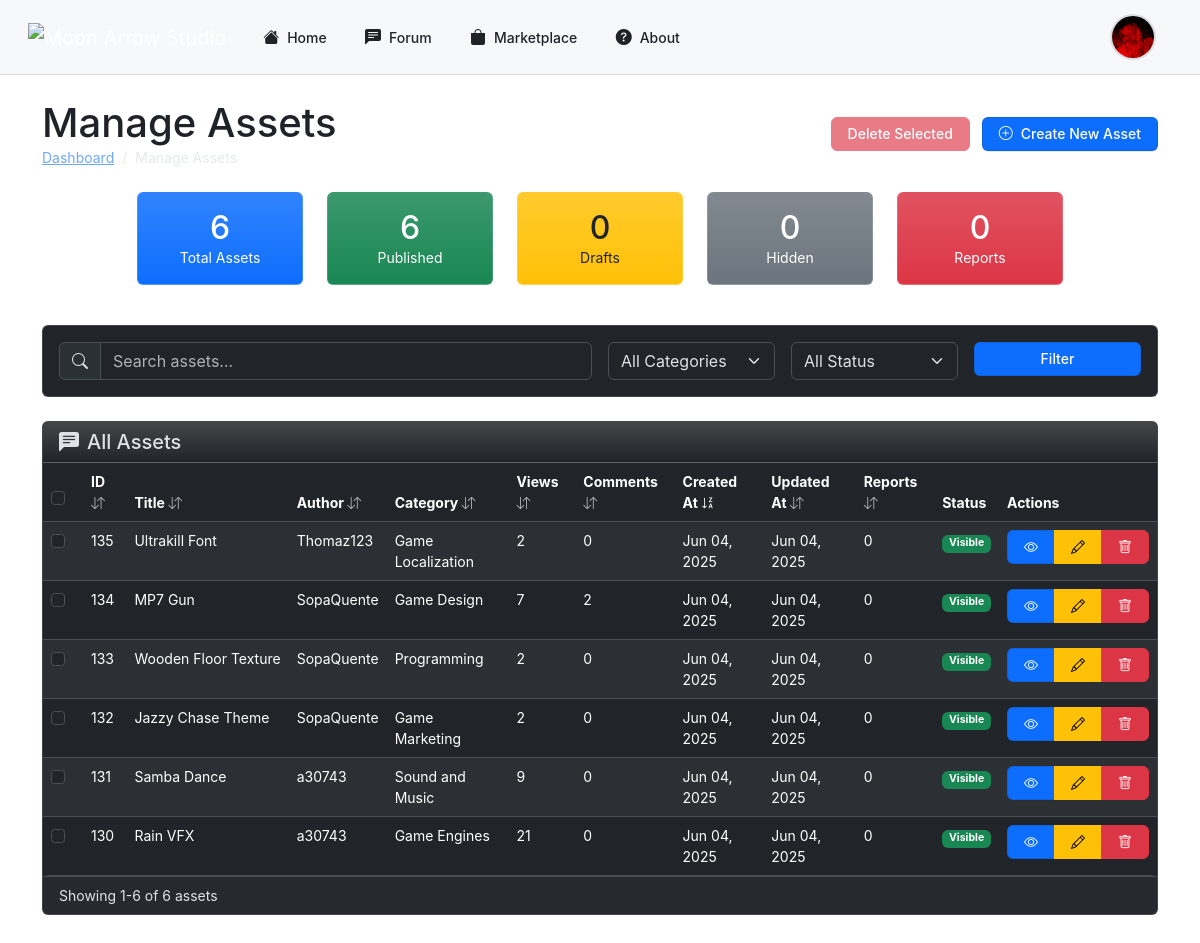
The app's page /php/admin/manage_assets.php (signed in) with its own data.
### tables this page shows
CREATE TABLE IF NOT EXISTS `assets` (
  `id` int NOT NULL AUTO_INCREMENT,
  `title` varchar(255) NOT NULL,
  `content` text NOT NULL,
  `category_id` int NOT NULL,
  `hashtags` text,
  `images` text,
  `created_at` timestamp NULL DEFAULT CURRENT_TIMESTAMP,
  `videos` text,
  `user_id` int NOT NULL,
  `upvotes` int DEFAULT '0',
  `downvotes` int DEFAULT '0',
  `preview_image` varchar(255) DEFAULT NULL,
  `asset_file` varchar(255) DEFAULT NULL,
  `status` enum('published','draft','hidden') NOT NULL DEFAULT 'published',
  `views` int DEFAULT '0',
  `updated_at` timestamp NULL DEFAULT CURRENT_TIMESTAMP ON UPDATE CURRENT_TIMESTAMP,
  `reported_count` int DEFAULT '0',
  `asset_type` text NOT NULL,
  PRIMARY KEY (`id`),
  KEY `fk_posts_categories` (`category_id`),
  KEY `fk_user_id` (`user_id`)
);

CREATE TABLE IF NOT EXISTS `users` (
  `user_id` int NOT NULL AUTO_INCREMENT,
  `username` varchar(50) NOT NULL,
  `email` varchar(100) NOT NULL,
  `password` varchar(255) NOT NULL,
  `role` enum('admin','user') DEFAULT 'user',
  `created_at` datetime DEFAULT CURRENT_TIMESTAMP,
  `profile_picture` varchar(255) DEFAULT NULL,
  `banner` varchar(255) DEFAULT NULL,
  `description` text,
  `status` enum('active','suspended') NOT NULL DEFAULT 'active',
  `youtube` varchar(255) DEFAULT NULL,
  `linkedin` varchar(255) DEFAULT NULL,
  `twitter` varchar(255) DEFAULT NULL,
  `instagram` varchar(255) DEFAULT NULL,
  `github` varchar(255) DEFAULT NULL,
  `portfolio` varchar(255) DEFAULT NULL,
  `reported_count` int NOT NULL DEFAULT '0',
  `follow_notifications` tinyint(1) NOT NULL DEFAULT '1',
  `asset_comment_notifications` tinyint(1) NOT NULL DEFAULT '1',
  `reply_notifications` tinyint(1) NOT NULL DEFAULT '1',
  `notification_frequency` enum('instant','hourly','daily','weekly') NOT NULL DEFAULT 'instant',
  `email_updates` tinyint(1) NOT NULL DEFAULT '1',
  `comment_notifications` tinyint(1) NOT NULL DEFAULT '1',
  PRIMARY KEY (`user_id`),
  UNIQUE KEY `username` (`username`),
  UNIQUE KEY `email` (`email`)
);

CREATE TABLE IF NOT EXISTS `categories` (
  `id` int NOT NULL AUTO_INCREMENT,
  `name` varchar(100) NOT NULL,
  PRIMARY KEY (`id`)
);

### php/admin/manage_assets.php (the view, shortened to what this page needs)
<?php
function getSortIcon($column) {
    global $sortBy, $sortOrder;
    if ($sortBy !== $column) {
        return '<i class="bi bi-arrow-down-up text-muted"></i>';
    } else if ($sortOrder === 'ASC') {
        return '<i class="bi bi-sort-alpha-down"></i>';
    } else {
        return '<i class="bi bi-sort-alpha-down-alt"></i>';
    }
}
require_once '../db_connect.php';
$page = isset($_GET['page']) ? (int)$_GET['page'] : 1;
$limit = isset($_GET['limit']) ? (int)$_GET['limit'] : 10;
$offset = ($page - 1) * $limit;
$search = isset($_GET['search']) ? $_GET['search'] : '';
$sortBy = isset($_GET['sort']) ? $_GET['sort'] : 'created_at';
$sortOrder = isset($_GET['order']) ? $_GET['order'] : 'DESC';
$query = "SELECT p.id, p.title, p.content, p.status, p.views, p.created_at, p.updated_at, p.reported_count,
                 u.user_id, u.username, c.id as category_id, c.name as category_name,
                 (SELECT COUNT(*) FROM comments_asset WHERE asset_id = p.id) as comments_count
          FROM assets p
          JOIN users u ON p.user_id = u.user_id
          LEFT JOIN categories c ON p.category_id = c.id
          WHERE 1=1";
$params = [];
$types = "";
$countQuery = "SELECT COUNT(*) as total
               FROM assets p
               JOIN users u ON p.user_id = u.user_id
               LEFT JOIN categories c ON p.category_id = c.id
               WHERE 1=1";
$stmt = $conn->prepare($countQuery);
$stmt->execute();
$result = $stmt->get_result();
$totalRecords = $result->fetch_assoc()['total'];
$query .= " ORDER BY $sortBy $sortOrder LIMIT ? OFFSET ?";
$params[] = $limit;
$params[] = $offset;
$types .= "ii";
$stmt = $conn->prepare($query);
$stmt->bind_param($types, ...$params);
$stmt->execute();
$result = $stmt->get_result();
$assets = [];
while ($row = $result->fetch_assoc()) {
    $assets[] = $row;
}
$statsQuery = "SELECT
    COUNT(*) as total_posts,
    SUM(CASE WHEN status = 'published' THEN 1 ELSE 0 END) as published_count,
    SUM(CASE WHEN status = 'draft' THEN 1 ELSE 0 END) as draft_count,
    SUM(CASE WHEN status = 'hidden' THEN 1 ELSE 0 END) as hidden_count,
    SUM(reported_count) as total_reports
    FROM assets";
$statsResult = $conn->query($statsQuery);
$post_stats = $statsResult->fetch_assoc();
?>
<!DOCTYPE html>
<html lang="en" data-bs-theme="dark">
<head>
    <link rel="stylesheet" href="https://cdn.jsdelivr.net/npm/bootstrap-icons@1.11.3/font/bootstrap-icons.min.css">
    <link rel="stylesheet" href="https://cdn.jsdelivr.net/npm/bootstrap@5.3.3/dist/css/bootstrap.min.css">
</head>
<body>
    <?php include('../header.php'); ?>
    <div class="container py-4">
    <div class="d-flex justify-content-between align-items-center mb-4">
    <div>
        <h1 class="mb-0">Manage Assets</h1>
        <nav aria-label="breadcrumb">
            <ol class="breadcrumb mb-0">
                <li class="breadcrumb-item"><a href="dashboard.php">Dashboard</a></li>
                <li class="breadcrumb-item active" aria-current="page">Manage Assets</li>
            </ol>
        </nav>
    </div>
    <div>
        <button id="bulkDeleteBtn" class="btn btn-danger me-2" disabled>
            Delete Selected
        </button>
        <a href="../marketplace.php" class="btn btn-primary">
            <i class="bi bi-plus-circle me-2"></i>Create New Asset
        </a>
    </div>
</div>
        <div class="row mb-4 d-flex justify-content-center">
            <div class="col-md-2 mb-3">
                <div class="card stats-card bg-primary bg-gradient text-white">
                    <div class="card-body text-center">
                        <h3 class="fs-2 mb-0"><?php echo $post_stats['total_posts']; ?></h3>
                        <p class="mb-0">Total Assets</p>
                    </div>
                </div>
            </div>
            <div class="col-md-2 mb-3">
                <div class="card stats-card bg-success bg-gradient text-white">
                    <div class="card-body text-center">
                        <h3 class="fs-2 mb-0"><?php echo $post_stats['published_count']; ?></h3>
                        <p class="mb-0">Published</p>
                    </div>
                </div>
            </div>
            <div class="col-md-2 mb-3">
                <div class="card stats-card bg-warning bg-gradient text-dark">
                    <div class="card-body text-center">
                        <h3 class="fs-2 mb-0"><?php echo $post_stats['draft_count']; ?></h3>
                        <p class="mb-0">Drafts</p>
                    </div>
                </div>
            </div>
            <div class="col-md-2 mb-3">
                <div class="card stats-card bg-secondary bg-gradient text-white">
                    <div class="card-body text-center">
                        <h3 class="fs-2 mb-0"><?php echo $post_stats['hidden_count']; ?></h3>
                        <p class="mb-0">Hidden</p>
                    </div>
                </div>
            </div>
            <div class="col-md-2 mb-3">
            <div class="card stats-card bg-danger bg-gradient text-white">
                <div class="card-body text-center">
                    <h3 class="fs-2 mb-0"><?php echo $post_stats['total_reports']; ?></h3>
                    <p class="mb-0">Reports</p>
                </div>
            </div>
</div>
        </div>
        <div class="card mb-4">
            <div class="card-body">
                <form method="GET" class="row g-3">
                    <div class="col-md-6">
                        <div class="input-group">
                            <span class="input-group-text"><i class="bi bi-search"></i></span>
                            <input type="text" class="form-control" placeholder="Search assets..." name="search" value="<?php echo htmlspecialchars($search); ?>">
                        </div>
                    </div>
                    <div class="col-md-2">
                        <select class="form-select" name="category">
                            <option value="0">All Categories</option>
                        </select>
                    </div>
                    <div class="col-md-2">
                        <select class="form-select" name="status">
                            <option value="">All Status</option>
                        </select>
                    </div>
                    <div class="col-md-2">
                        <button type="submit" class="btn btn-primary w-100">Filter</button>
                    </div>
                </form>
            </div>
        </div>
        <div class="card mb-4">
            <div class="card-header bg-dark bg-gradient">
                <h5 class="mb-0"><i class="bi bi-chat-left-text-fill me-2"></i>All Assets</h5>
            </div>
            <div class="card-body p-0">
                <div class="table-responsive">
                <table class="table table-hover table-striped mb-0">
                    <thead>
                        <tr>
                            <th width="40">
                                <div class="form-check">
                                    <input class="form-check-input" type="checkbox" id="selectAll">
                                </div>
                            </th>
                            <th class="cursor-pointer" onclick="changeSort('id')">
                                ID <?php echo getSortIcon('id'); ?>
                            </th>
                            <th class="cursor-pointer" onclick="changeSort('title')">
                                Title <?php echo getSortIcon('title'); ?>
                            </th>
                            <th class="cursor-pointer" onclick="changeSort('username')">
                                Author <?php echo getSortIcon('username'); ?>
                            </th>
                            <th class="cursor-pointer" onclick="changeSort('category_name')">
                                Category <?php echo getSortIcon('category_name'); ?>
                            </th>
                            <th class="cursor-pointer" onclick="changeSort('views')">
                                Views <?php echo getSortIcon('views'); ?>
                            </th>
                            <th class="cursor-pointer" onclick="changeSort('comments_count')">
                                Comments <?php echo getSortIcon('comments_count'); ?>
                            </th>
                            <th class="cursor-pointer" onclick="changeSort('created_at')">
                                Created At <?php echo getSortIcon('created_at'); ?>
                            </th>
                            <th class="cursor-pointer" onclick="changeSort('updated_at')">
                                Updated At <?php echo getSortIcon('updated_at'); ?>
                            </th>
                            <th class="cursor-pointer" onclick="changeSort('reported_count')">
                                Reports <?php echo getSortIcon('reported_count'); ?>
                            </th>
                            <th>Status</th>
                            <th class="actions-column">Actions</th>
                        </tr>
                    </thead>
                    <tbody>
                        <?php if (count($assets) > 0): ?>
                            <?php foreach ($assets as $asset): ?>
                                <tr>
                                    <td>
                                        <div class="form-check">
                                            <input class="form-check-input asset-select" type="checkbox" value="<?php echo $asset['id']; ?>">
                                        </div>
                                    </td>
                                    <td><?php echo $asset['id']; ?></td>
                                    <td class="truncate-text"><?php echo htmlspecialchars($asset['title']); ?></td>
                                    <td><?php echo htmlspecialchars($asset['username']); ?></td>
                                    <td><?php echo htmlspecialchars($asset['category_name'] ?? 'Uncategorized'); ?></td>
                                    <td><?php echo $asset['views']; ?></td>
                                    <td><?php echo $asset['comments_count']; ?></td>
                                    <td><?php echo date('M d, Y', strtotime($asset['created_at'])); ?></td>
                                    <td><?php echo date('M d, Y', strtotime($asset['updated_at'])); ?></td>
                                    <td><?php echo $asset['reported_count']; ?></td>
                                    <td>
                                        <?php if ($asset['status'] === 'published'): ?>
                                            <span class="badge bg-success">Visible</span>
                                        <?php else: ?>
                                            <span class="badge bg-secondary">Hidden</span>
                                        <?php endif; ?>
                                    </td>
                                    <td class="actions-column">
                                        <div class="btn-group btn-group-sm">
                                            <a href="<?php echo $baseUrl; ?>php/view_asset.php?id=<?php echo $asset['id']; ?>" class="btn btn-primary" title="View">
                                                <i class="bi bi-eye"></i>
                                            </a>
                                            <a href="edit_asset.php?id=<?php echo $asset['id']; ?>" class="btn btn-warning" title="Edit">
                                                <i class="bi bi-pencil"></i>
                                            </a>
                                            <button class="btn btn-danger delete-asset" data-bs-toggle="modal" data-bs-target="#deletePostModal" data-asset-id="<?php echo $asset['id']; ?>" data-asset-title="<?php echo htmlspecialchars($asset['title']); ?>" title="Delete">
                                                <i class="bi bi-trash"></i>
                                            </button>
                                        </div>
                                    </td>
                                </tr>
                            <?php endforeach; ?>
                        <?php else: ?>
                            <tr>
                                <td colspan="12" class="text-center py-4">No assets found matching your criteria.</td>
                            </tr>
                        <?php endif; ?>
                    </tbody>
                </table>
                </div>
            </div>
            <div class="card-footer">
                <div class="d-flex justify-content-between align-items-center">
                    <div>
                        Showing <?php echo min(($page - 1) * $limit + 1, $totalRecords); ?>-<?php echo min($page * $limit, $totalRecords); ?> of <?php echo $totalRecords; ?> assets
                    </div>
                </div>
            </div>
        </div>
    </div>
</body>
</html>

### records on screen
assets: id "135", title "Ultrakill Font", user.username "Thomaz123", categories.name "Game Localization", views "2", comments_count "0", created_at "Jun 04, 2025", updated_at "Jun 04, 2025", reported_count "0", status "Visible"
assets: id "134", title "MP7 Gun", user.username "SopaQuente", categories.name "Game Design", views "7", comments_count "2", created_at "Jun 04, 2025", updated_at "Jun 04, 2025", reported_count "0", status "Visible"
assets: id "133", title "Wooden Floor Texture", user.username "SopaQuente", categories.name "Programming", views "2", comments_count "0", created_at "Jun 04, 2025", updated_at "Jun 04, 2025", reported_count "0", status "Visible"
assets: id "132", title "Jazzy Chase Theme", user.username "SopaQuente", categories.name "Game Marketing", views "2", comments_count "0", created_at "Jun 04, 2025", updated_at "Jun 04, 2025", reported_count "0", status "Visible"
assets: id "131", title "Samba Dance", user.username "a30743", categories.name "Sound and Music", views "9", comments_count "0", created_at "Jun 04, 2025", updated_at "Jun 04, 2025", reported_count "0", status "Visible"
assets: id "130", title "Rain VFX", user.username "a30743", categories.name "Game Engines", views "21", comments_count "0", created_at "Jun 04, 2025", updated_at "Jun 04, 2025", reported_count "0", status "Visible"

### other values on screen
$post_stats['total_posts'] "6"
$post_stats['published_count'] "6"
$post_stats['draft_count'] "0"
$post_stats['hidden_count'] "0"
$post_stats['total_reports'] "0"
min(($page - 1) * $limit + 1, $totalRecords) "1"
min($page * $limit, $totalRecords) "6"
$totalRecords "6"
